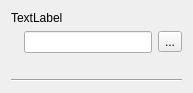
<?xml version="1.0" encoding="UTF-8"?>
<ui version="4.0">
 <class>PreferencePathElement</class>
 <widget class="QWidget" name="PreferencePathElement">
  <property name="geometry">
   <rect>
    <x>0</x>
    <y>0</y>
    <width>193</width>
    <height>89</height>
   </rect>
  </property>
  <property name="sizePolicy">
   <sizepolicy hsizetype="Preferred" vsizetype="Preferred">
    <horstretch>0</horstretch>
    <verstretch>0</verstretch>
   </sizepolicy>
  </property>
  <property name="windowTitle">
   <string>Form</string>
  </property>
  <layout class="QVBoxLayout" name="verticalLayout">
   <item>
    <layout class="QGridLayout" name="gridLayout_2">
     <item row="0" column="0">
      <widget class="QLabel" name="variableName">
       <property name="sizePolicy">
        <sizepolicy hsizetype="Preferred" vsizetype="Minimum">
         <horstretch>0</horstretch>
         <verstretch>0</verstretch>
        </sizepolicy>
       </property>
       <property name="text">
        <string>TextLabel</string>
       </property>
      </widget>
     </item>
     <item row="1" column="0">
      <layout class="QGridLayout" name="gridLayout">
       <item row="0" column="0">
        <widget class="QLabel" name="iconLabel">
         <property name="text">
          <string/>
         </property>
         <property name="pixmap">
          <pixmap resource="../resources.qrc">:/icons/start_ally.xpm</pixmap>
         </property>
        </widget>
       </item>
       <item row="0" column="1">
        <widget class="QLineEdit" name="lineEdit">
         <property name="sizePolicy">
          <sizepolicy hsizetype="MinimumExpanding" vsizetype="Fixed">
           <horstretch>0</horstretch>
           <verstretch>0</verstretch>
          </sizepolicy>
         </property>
        </widget>
       </item>
       <item row="0" column="2">
        <widget class="QToolButton" name="fileBrowserToolButton">
         <property name="text">
          <string>...</string>
         </property>
        </widget>
       </item>
      </layout>
     </item>
    </layout>
   </item>
   <item>
    <widget class="QLabel" name="descriptionLabel">
     <property name="font">
      <font>
       <pointsize>7</pointsize>
      </font>
     </property>
     <property name="text">
      <string>&lt;!DOCTYPE HTML PUBLIC &quot;-//W3C//DTD HTML 4.0//EN&quot; &quot;http://www.w3.org/TR/REC-html40/strict.dtd&quot;&gt;
&lt;html&gt;&lt;head&gt;&lt;meta name=&quot;qrichtext&quot; content=&quot;1&quot; /&gt;&lt;style type=&quot;text/css&quot;&gt;
p, li { white-space: pre-wrap; }
&lt;/style&gt;&lt;/head&gt;&lt;body style=&quot; font-family:'Verdana'; font-size:10pt; font-weight:400; font-style:normal;&quot;&gt;
&lt;p style=&quot;-qt-paragraph-type:empty; margin-top:0px; margin-bottom:0px; margin-left:0px; margin-right:0px; -qt-block-indent:0; text-indent:0px; font-family:'Sans Serif'; font-size:9pt;&quot;&gt;&lt;/p&gt;&lt;/body&gt;&lt;/html&gt;</string>
     </property>
     <property name="alignment">
      <set>Qt::AlignLeading|Qt::AlignLeft|Qt::AlignTop</set>
     </property>
     <property name="wordWrap">
      <bool>true</bool>
     </property>
    </widget>
   </item>
   <item>
    <widget class="Line" name="line">
     <property name="orientation">
      <enum>Qt::Horizontal</enum>
     </property>
    </widget>
   </item>
  </layout>
 </widget>
 <resources>
  <include location="../resources.qrc"/>
 </resources>
 <connections/>
</ui>
